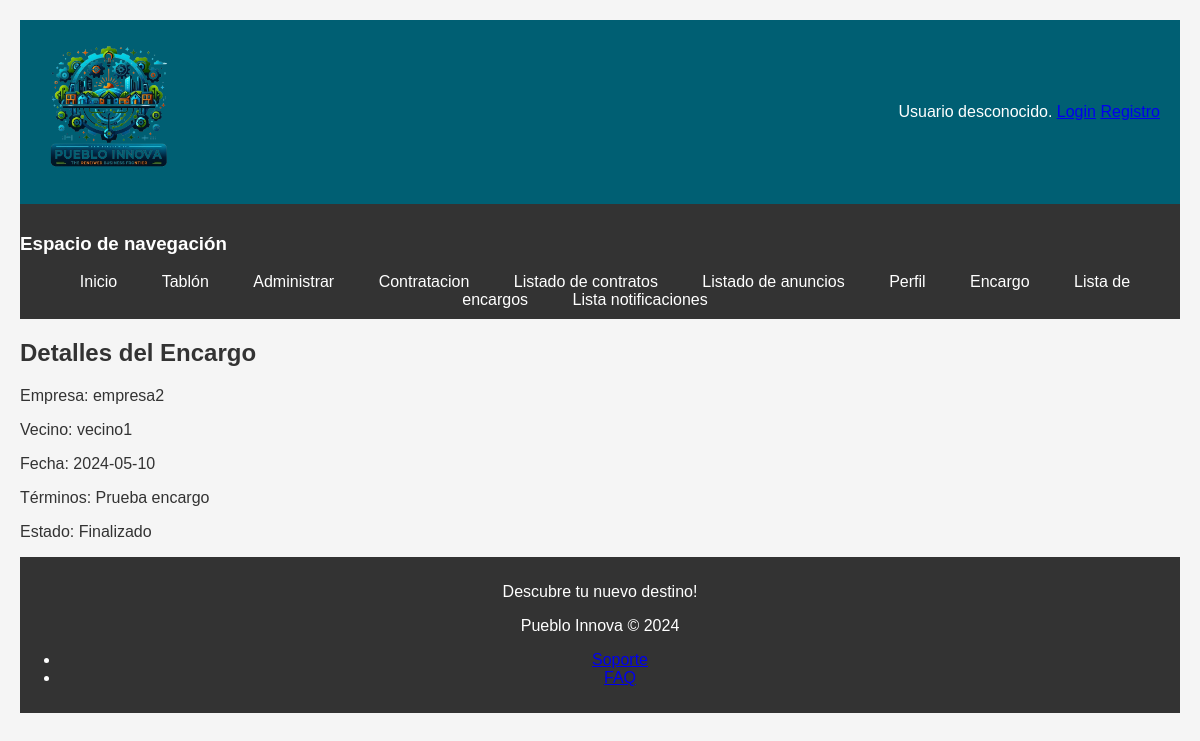
The page /encargoDetallado.php?id=1 on the database its author committed.
### tables this page shows
CREATE TABLE `encargos` (
  `id` int(11) NOT NULL,
  `idVecino` int(11) NOT NULL,
  `idEmpresa` int(11) NOT NULL,
  `fecha` date NOT NULL,
  `terminos` varchar(255) NOT NULL,
  `estado` int(11) NOT NULL
);

CREATE TABLE `usuarios` (
  `id` int(11) NOT NULL,
  `nombreUsuario` varchar(30) NOT NULL,
  `password` varchar(70) NOT NULL,
  `nombre` varchar(50) NOT NULL,
  `rol` int(11) NOT NULL,
  `nombreImg` varchar(70) NOT NULL COMMENT 'Nombre la foto de perfil. Calcula la ruta en carpetas'
);

### encargoDetallado.php (called while the page is built, shortened)
<?php
require_once __DIR__ . '/includes/clases/Encargo.php';
require_once __DIR__ . '/includes/formularios/FormularioEncargoDetalle.php';
$idEncargo = isset($_GET['id']) ? $_GET['id'] : null;
$formulario = new FormularioEncargoDetalle($idEncargo);
$formularioHtml = $formulario->gestiona();
require __DIR__ . '/includes/vistas/plantillas/plantilla.php';
?>

### includes/clases/Empresa.php (called while the page is built, shortened)
<?php
class Empresa extends Usuario
{
    public static function buscaNombreEmpresa($idEmpresa)
    {
        $conn = Aplicacion::getInstance()->getConexionBd();
        $query = "SELECT nombreUsuario FROM usuarios WHERE id = ?";
        $stmt = $conn->prepare($query);
        $stmt->bind_param('i', $idEmpresa);
        if ($stmt->execute()) {
            $result = $stmt->get_result();
            if ($fila = $result->fetch_assoc()) {
                $nombreUsuario = $fila['nombreUsuario'];
                return $nombreUsuario;
            }
        }
        return null;
    }
}
?>

### includes/clases/Encargo.php (called while the page is built, shortened)
<?php
class Encargo {
    private $terminos;
    private $fecha;
    private $estado;
    public function __construct($idVecino, $idEmpresa, $terminos, $fecha, $estado, $id = null) {
        $this->terminos = $terminos;
        $this->fecha = $fecha;
        $this->estado = $estado;
    }
    public function getTerminos() {
        return $this->terminos;
    }
    public function getFecha() {
        return $this->fecha;
    }
    public static function buscaEncargoPorId($idEncargo) {
        $conn = Aplicacion::getInstance()->getConexionBd();
        $query = sprintf("SELECT * FROM encargos WHERE id=%d", $idEncargo);
        $rs = $conn->query($query);
        if ($rs && $fila = $rs->fetch_assoc()) {
            return new Encargo($fila['idVecino'], $fila['idEmpresa'], $fila['terminos'], $fila['fecha'], $fila['estado'], $fila['id']);
        }
        return null;
    }
    public function translateEstado() {
        switch ($this->estado) {
            case self::FINALIZADO_ESTADO:
                return 'Finalizado';
        }
    }
}
?>

### includes/clases/Vecino.php (called while the page is built, shortened)
<?php
class Vecino extends Usuario
{
    public static function buscaNombreVecino($idVecino)
    {
        $conn = Aplicacion::getInstance()->getConexionBd();
        $query = "SELECT nombreUsuario FROM usuarios WHERE id = ?";
        $stmt = $conn->prepare($query);
        $stmt->bind_param('i', $idVecino);
        if ($stmt->execute()) {
            $result = $stmt->get_result();
            if ($fila = $result->fetch_assoc()) {
                $nombreUsuario = $fila['nombreUsuario'];
                return $nombreUsuario;
            }
        }
        return null;
    }
}

### includes/formularios/FormularioEncargoDetalle.php (the view, shortened to what this page needs)
<?php
require_once 'Formulario.php';
require_once __DIR__.'/../../includes/clases/Encargo.php';
require_once __DIR__.'/../../includes/clases/Empresa.php';
require_once __DIR__.'/../../includes/clases/Vecino.php';
class FormularioEncargoDetalle extends Formulario {
    private $idEncargo;
    public function __construct($idEncargo) {
        $this->idEncargo = $idEncargo;
    }
    protected function generaCamposFormulario(&$datos) {
        $encargo = Encargo::buscaEncargoPorId($this->idEncargo);
        $nombreEmpresa = Empresa::buscaNombreEmpresa($encargo->getIdEmpresa());
        $nombreVecino = Vecino::buscaNombreVecino($encargo->getIdVecino());
        $estadoEncargo = $encargo->translateEstado();
        $html = '<h2>Detalles del Encargo</h2>';
        $html .= "<p>Empresa: {$nombreEmpresa}</p>";
        $html .= "<p>Vecino: {$nombreVecino}</p>";
        $html .= "<p>Fecha: {$encargo->getFecha()}</p>";
        $html .= "<p>Términos: {$encargo->getTerminos()}</p>";
        $html .= "<p>Estado: {$estadoEncargo}</p>";
        $html .= '<div>';
        $html .= '</div>';
        return $html;
    }
}
?>

### css/prueba.css (style rules this page uses)
body { font-family: 'Arial', sans-serif; background-color: #f5f5f5; color: #333; padding: 20px; margin: 0; }

### rows shown on the page
encargos: idEmpresa.nombreUsuario "empresa2", idVecino.nombreUsuario "vecino1", fecha "2024-05-10", terminos "Prueba encargo", estado "Finalizado"
